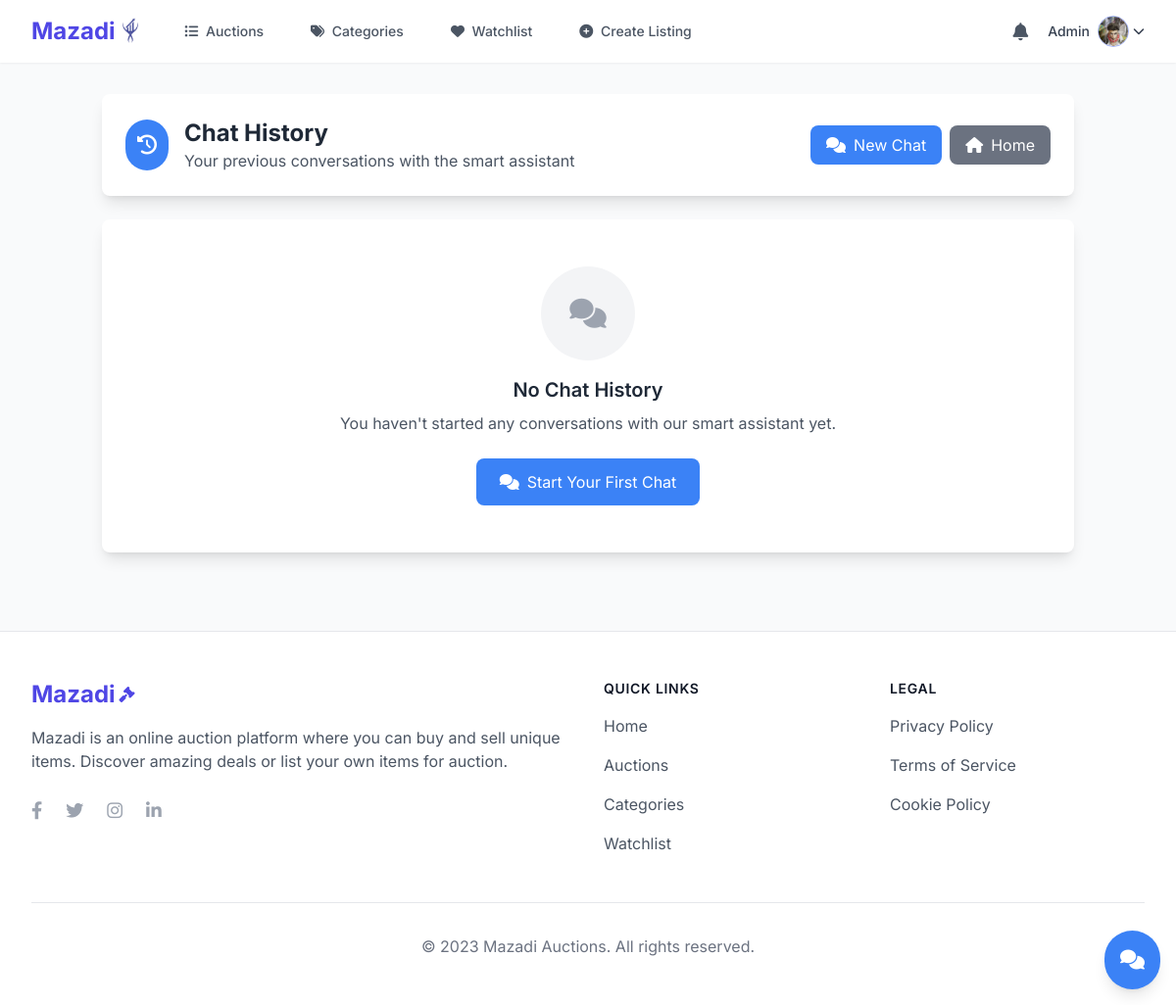
/chatbot/history/ (signed in), run on an earlier commit of the app's database.
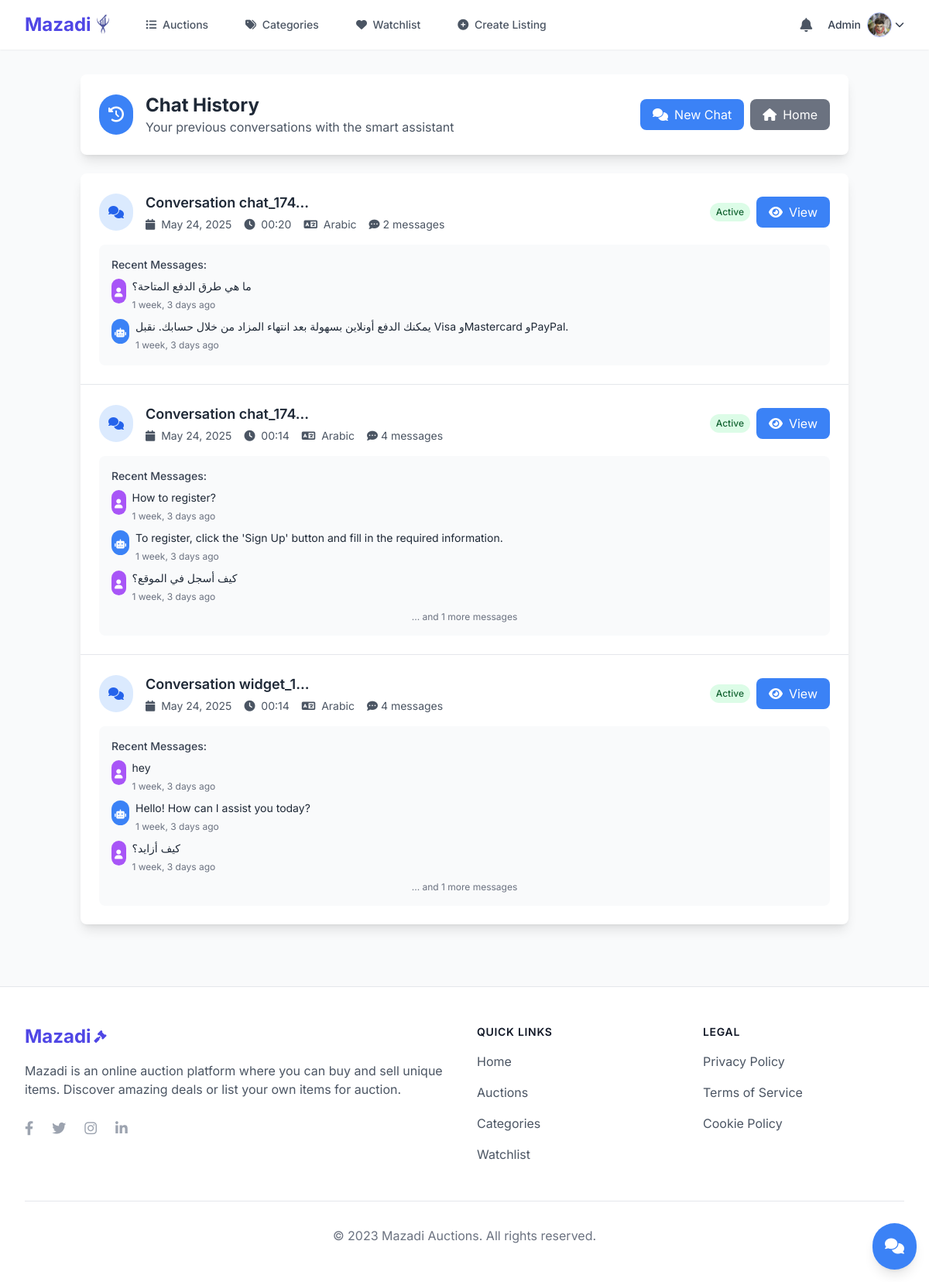
And on a later commit of the database.
### chatbot/models.py (models this page shows, shortened)
class ChatConversation(models.Model):
    user = models.ForeignKey(settings.AUTH_USER_MODEL, on_delete=models.CASCADE, null=True, blank=True)
    session_id = models.CharField(max_length=100, unique=True)
    created_at = models.DateTimeField(default=timezone.now)
    updated_at = models.DateTimeField(auto_now=True)
    is_active = models.BooleanField(default=True)
    language = models.CharField(max_length=2, choices=[('ar', 'Arabic'), ('en', 'English')], default='ar')
    class Meta:
        ordering = ['-updated_at']

class ChatMessage(models.Model):
    MESSAGE_TYPES = [
        ('user', 'User Message'),
        ('bot', 'Bot Response'),
    ]
    conversation = models.ForeignKey(ChatConversation, on_delete=models.CASCADE, related_name='messages')
    message_type = models.CharField(max_length=4, choices=MESSAGE_TYPES)
    content = models.TextField()
    timestamp = models.DateTimeField(default=timezone.now)
    response_time = models.FloatField(null=True, blank=True)  # Time taken to generate response in seconds
    confidence_score = models.FloatField(null=True, blank=True)  # AI confidence in response
    knowledge_base_match = models.CharField(max_length=100, null=True, blank=True)  # Which KB category matched
    class Meta:
        ordering = ['timestamp']

### chatbot/views.py (the view)
# urls.py: path('history/', views.chat_history, name='chat_history'),
@login_required
def chat_history(request):
    try:
        conversations = ChatConversation.objects.filter(
            user=request.user,
            is_active=True
        ).order_by('-updated_at')
        paginator = Paginator(conversations, 10)
        page_number = request.GET.get('page')
        page_obj = paginator.get_page(page_number)
        return render(request, 'chatbot/history.html', {
            'conversations': page_obj
        })
    except Exception as e:
        logger.error(f"Error loading chat history: {e}")
        return render(request, 'chatbot/history.html', {
            'conversations': [],
            'error': 'Error loading chat history'
        })

### notifications/context_processors.py (called while the page is built)
def notification_count(request):
    if request.user.is_authenticated:
        unread_count = Notification.objects.filter(
            user=request.user,
            is_read=False,
            is_deleted=False
        ).count()
        return {
            'unread_notification_count': unread_count
        }
    return {
        'unread_notification_count': 0
    }

### chatbot/templates/chatbot/history.html (shortened to what the changed rows need)
{% extends "auctions/layout.html" %}
{% load static %}
{% block body %}
<div class="container mx-auto px-4 py-8">
    <div class="bg-white rounded-lg shadow-lg mb-6 p-6">
        <div class="flex items-center justify-between">
            <div class="flex items-center space-x-4">
                <div>
                    <h1 class="text-2xl font-bold text-gray-800">Chat History</h1>
                </div>
            </div>
        </div>
    </div>
    <div class="bg-white rounded-lg shadow-lg overflow-hidden">
        {% if conversations %}
            <div class="divide-y divide-gray-200">
                {% for conversation in conversations %}
                    <div class="p-6 hover:bg-gray-50 transition-colors">
                        <div class="flex items-center justify-between">
                            <div class="flex items-center space-x-4">
                                <div class="bg-blue-100 text-blue-600 p-3 rounded-full">
                                    <i class="fas fa-comments"></i>
                                </div>
                                <div>
                                    <h3 class="text-lg font-semibold text-gray-800">
                                        Conversation {{ conversation.session_id|slice:":8" }}...
                                    </h3>
                                    <div class="flex items-center space-x-4 text-sm text-gray-600 mt-1">
                                        <span>
                                            <i class="fas fa-calendar mr-1"></i>
                                            {{ conversation.created_at|date:"M d, Y" }}
                                        </span>
                                        <span>
                                            <i class="fas fa-clock mr-1"></i>
                                            {{ conversation.updated_at|time:"H:i" }}
                                        </span>
                                        <span>
                                            <i class="fas fa-language mr-1"></i>
                                            {{ conversation.get_language_display }}
                                        </span>
                                        <span class="flex items-center">
                                            <i class="fas fa-comment-dots mr-1"></i>
                                            {{ conversation.messages.count }} messages
                                        </span>
                                    </div>
                                </div>
                            </div>
                            <div class="flex items-center space-x-2">
                                {% if conversation.is_active %}
                                    <span class="bg-green-100 text-green-800 px-2 py-1 rounded-full text-xs font-medium">
                                        Active
                                    </span>
                                {% else %}
                                    <span class="bg-gray-100 text-gray-800 px-2 py-1 rounded-full text-xs font-medium">
                                        Inactive
                                    </span>
                                {% endif %}
                                <a href="{% url 'chatbot:conversation_detail' conversation.id %}"
                                   class="bg-blue-500 text-white px-4 py-2 rounded-lg hover:bg-blue-600 transition-colors">
                                    <i class="fas fa-eye mr-2"></i>View
                                </a>
                            </div>
                        </div>
                        {% if conversation.messages.all %}
                            <div class="mt-4 bg-gray-50 rounded-lg p-4">
                                <h4 class="text-sm font-medium text-gray-700 mb-2">Recent Messages:</h4>
                                <div class="space-y-2">
                                    {% for message in conversation.messages.all|slice:":3" %}
                                        <div class="flex items-start space-x-2">
                                            <div class="{% if message.message_type == 'user' %}bg-purple-500{% else %}bg-blue-500{% endif %} text-white p-1 rounded-full flex-shrink-0">
                                                <i class="fas {% if message.message_type == 'user' %}fa-user{% else %}fa-robot{% endif %} text-xs"></i>
                                            </div>
                                            <div class="flex-1">
                                                <p class="text-sm text-gray-800">
                                                    {{ message.content|truncatechars:100 }}
                                                </p>
                                                <span class="text-xs text-gray-500">
                                                    {{ message.timestamp|timesince }} ago
                                                </span>
                                            </div>
                                        </div>
                                    {% endfor %}
                                    {% if conversation.messages.count > 3 %}
                                        <p class="text-xs text-gray-500 text-center">
                                            ... and {{ conversation.messages.count|add:"-3" }} more messages
                                        </p>
                                    {% endif %}
                                </div>
                            </div>
                        {% endif %}
                    </div>
                {% endfor %}
            </div>
        {% else %}
            <div class="text-center py-12">
                <div class="bg-gray-100 text-gray-400 p-6 rounded-full w-24 h-24 mx-auto mb-4 flex items-center justify-center">
                    <i class="fas fa-comments text-3xl"></i>
                </div>
                <h3 class="text-xl font-semibold text-gray-800 mb-2">No Chat History</h3>
                <p class="text-gray-600 mb-6">You haven't started any conversations with our smart assistant yet.</p>
                <a href="{% url 'chatbot:chat' %}" class="bg-blue-500 text-white px-6 py-3 rounded-lg hover:bg-blue-600 transition-colors inline-flex items-center">
                    <i class="fas fa-comments mr-2"></i>
                    Start Your First Chat
                </a>
            </div>
        {% endif %}
    </div>
</div>
{% endblock %}

What changed in the data, as far as the page shows it:
added ChatConversation: session_id "chat_174", created_at "May 24, 2025", updated_at "00:20", language "Arabic", messages.count "2", is_active "Active"
added ChatMessage: content "ما هي طرق الدفع المتاحة؟", timestamp "1 week, 3 days", shown under "chat_174"
added ChatMessage: content "يمكنك الدفع أونلاين بسهولة بعد انتهاء المزاد من خلال حسابك. نقبل Visa وMastercard وPayPal.", timestamp "1 week, 3 days", message_type "bot" (drawn), shown under "chat_174"
added ChatConversation: session_id "chat_174", created_at "May 24, 2025", updated_at "00:14", language "Arabic", messages.count "4", is_active "Active", messages.count|add "1"
added ChatMessage: content "How to register?", timestamp "1 week, 3 days", shown under "chat_174"
added ChatMessage: content "To register, click the 'Sign Up' button and fill in the required information.", timestamp "1 week, 3 days", message_type "bot" (drawn), shown under "chat_174"
added ChatMessage: content "كيف أسجل في الموقع؟", timestamp "1 week, 3 days", shown under "chat_174"
added ChatConversation: session_id "widget_1", created_at "May 24, 2025", updated_at "00:14", language "Arabic", messages.count "4", is_active "Active", messages.count|add "1"
added ChatMessage: content "hey", timestamp "1 week, 3 days", shown under "widget_1"
added ChatMessage: content "Hello! How can I assist you today?", timestamp "1 week, 3 days", message_type "bot" (drawn), shown under "widget_1"
added ChatMessage: content "كيف أزايد؟", timestamp "1 week, 3 days", shown under "widget_1"
Also different on the page:
text no longer shown: "No Chat History You haven't started any conversations with our smart assistant yet. Start Your First Chat"
